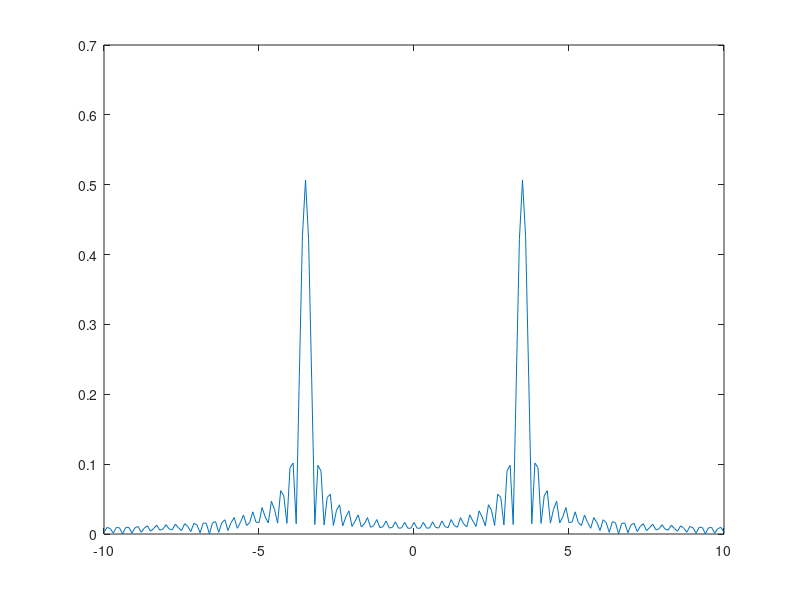

Source code (MATLAB):
w = 3.5;
t = [-10:0.1:10];

z = cos(w*t);

F = [-10:0.1:10];

dft = zeros(size(F));

for k = 1:size(F, 2)
fa = F(k);
za = z.*e.^(-i*fa*t);
dft(k) = abs(sum(za))/size(F,2);
end

plot(F, dft);
